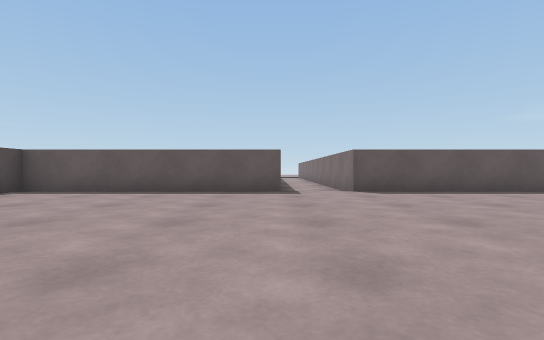
View 1 (above)

16 first-person views from a walk through a scene from a Unity 3-D project. The camera is 0.46 m above the floor, looks level and sees 85° across. The floor is counted in squares, 1 m on a side. Each view is taken from the middle of a square. On the plan, view 1 faces up. The plan holds only what a view shows up to about 9 squares ahead; the rest is blank. The place goes on beyond the plan. Some animated figures are left out.

View 2
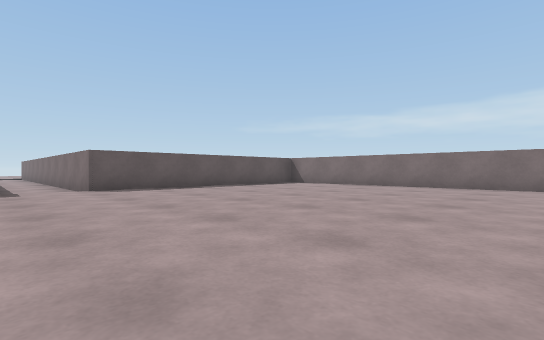

View 3
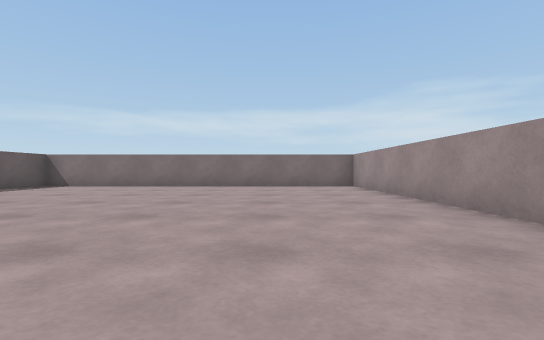

View 4
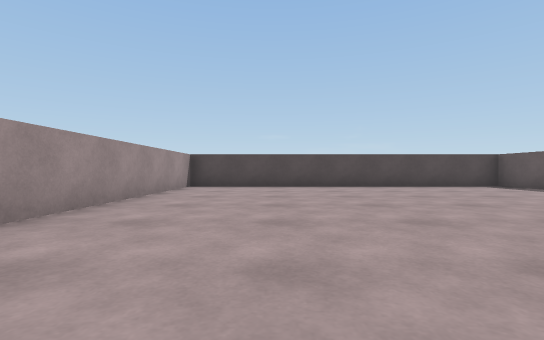

View 5
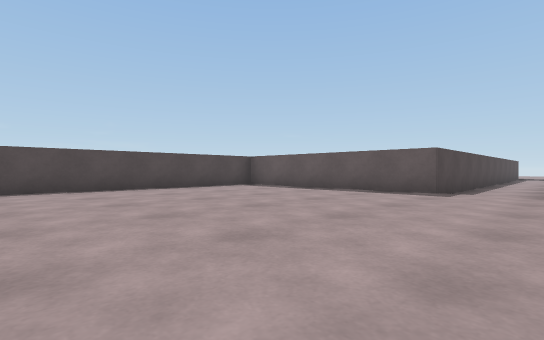

View 6
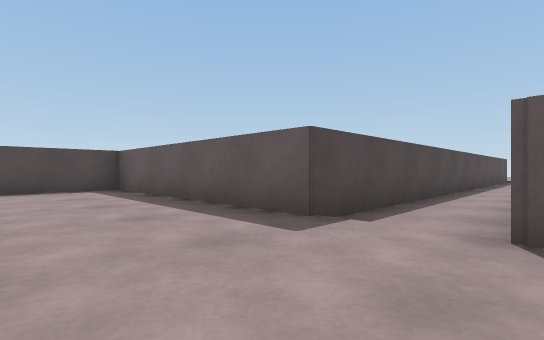

View 7
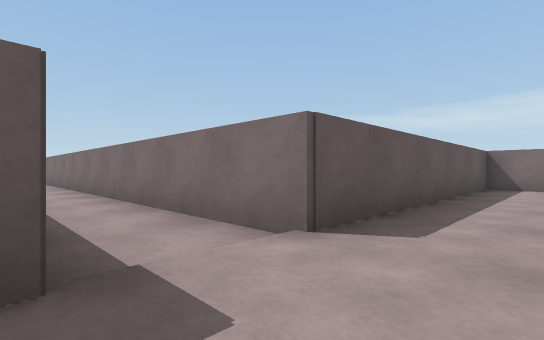

View 8
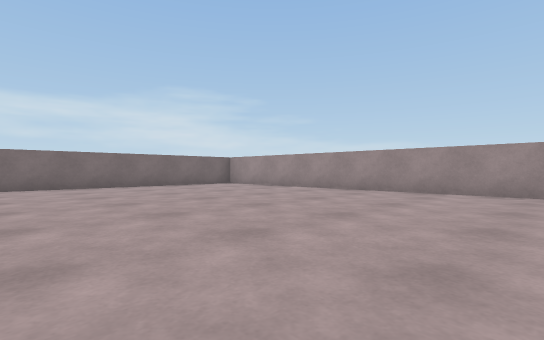

View 9
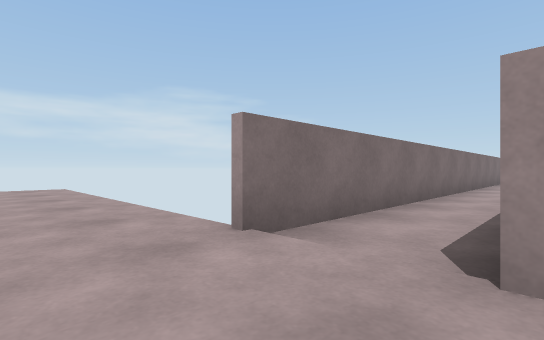

View 10
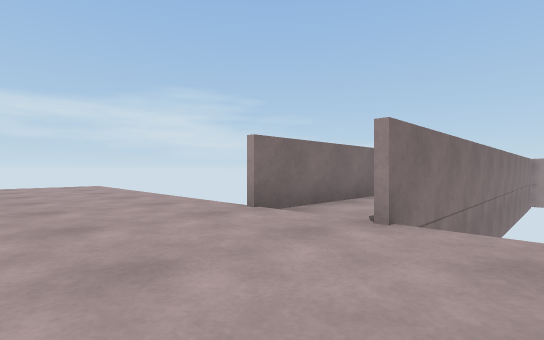

View 11
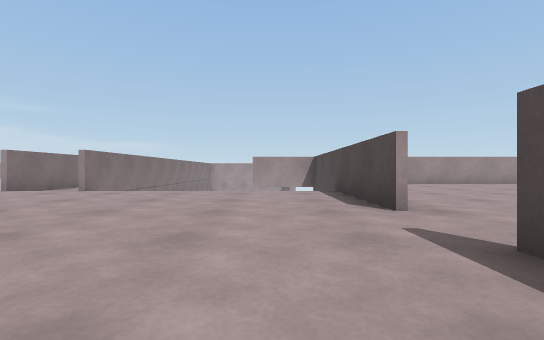

View 12
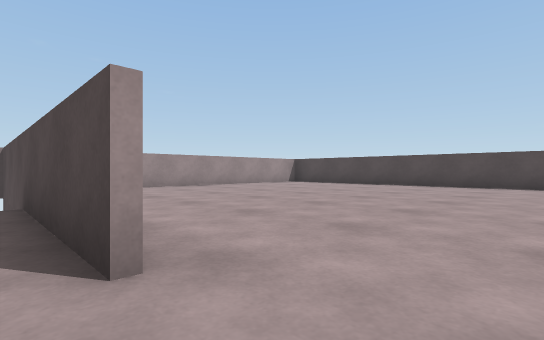

View 13
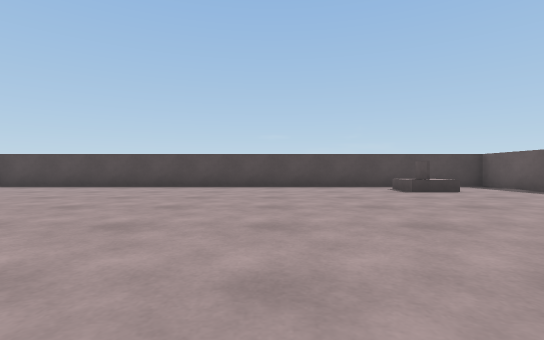

View 14
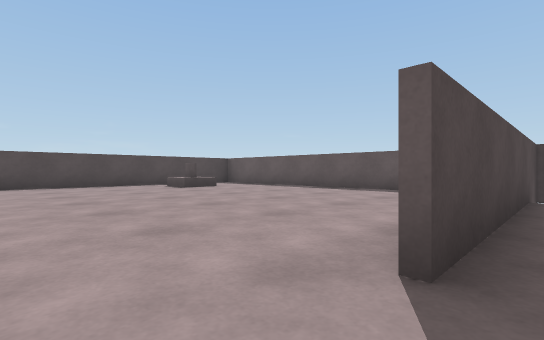

View 15
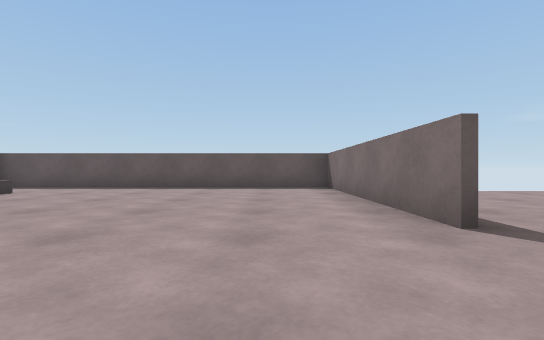

View 16
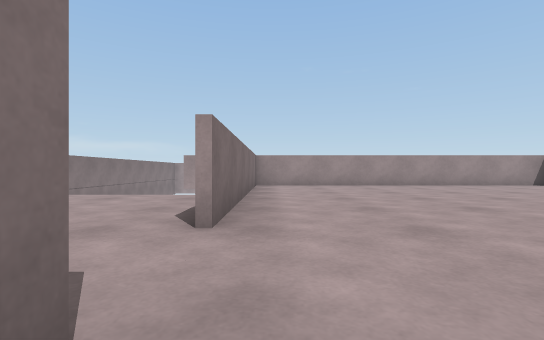

### Floor plan
Points are (right, up) in squares from view 1. A wall is a line through its corners. A room is listed if a view was taken in it or the views show most of it. See-through windows are left out.
Room 1 (views 1, 2, 3, 4, 5, 6, 7, 8)
walls: (0.2, 15) (0.2, 6.4) (-5.4, 6.4) (-5.4, -2.3) (8.4, -2.3) (8.4, 6.4) (1.7, 6.4) (1.7, 19.6)
ways out: opening at (1, 19) to room 2
Room 2 (views 9, 10, 11)
walls: (-5.4, 22.8) (-5.4, 16.2); (-5.4, 29) (-5.4, 24.2)
ways out: opening at (1, 19) to room 1; opening at (-5, 23.5) to room 3
Room 3 (views 12, 13, 14, 15, 16)
walls: (-5.5, 24.2) (-5.5, 29.9); (-5.5, 16.1) (-5.5, 22.8); (-5.2, 29.8) (-14.2, 29.8) (-14.2, 16.5); (-14.1, 16.1) (-5.2, 16.1)
ways out: opening at (-5, 23.5) to room 2
objects: other object (-13, 27) to (-12, 28)

Where each view was taken, in squares from view 1:
view 1: 0 up, 0 right, facing up
view 2: 1 down, 0 right, facing up-right
view 3: 0 up, 0 right, facing right
view 4: 0 up, 3 right, facing left
view 5: 0 up, 2 right, facing up-left
view 6: 4 up, 2 right, facing up-left
view 7: 5 up, 0 right, facing up-right
view 8: 4 up, 0 right, facing down-right
view 9: 21 up, 0 right, facing down-right
view 10: 22 up, 1 left, facing down-right
view 11: 26 up, 4 left, facing down
view 12: 24 up, 5 left, facing down-left
view 13: 24 up, 6 left, facing left
view 14: 23 up, 5 left, facing up-left
view 15: 22 up, 7 left, facing up
view 16: 25 up, 6 left, facing down
